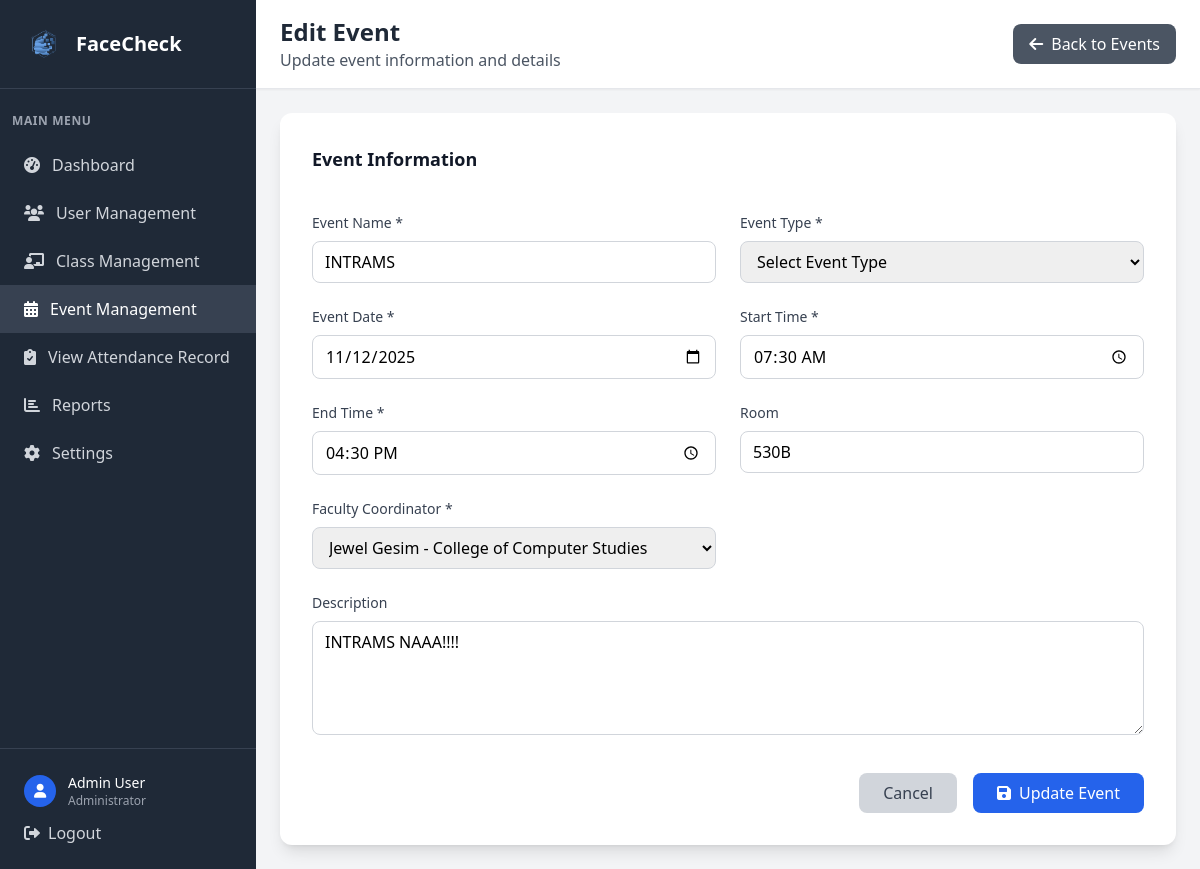
The page /admin/events/1/edit (signed in) on the database as committed earlier.
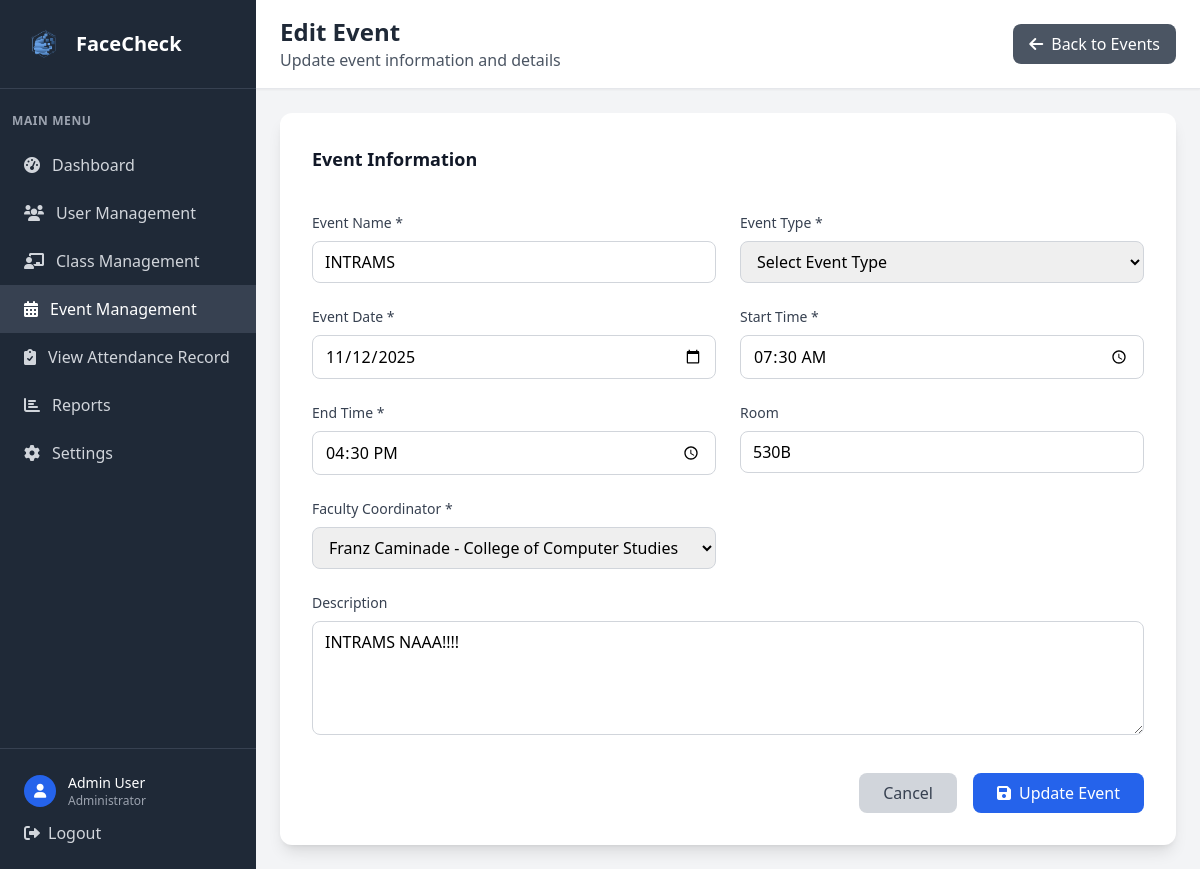
The same page on the database as committed later.
### tables this page shows
CREATE TABLE event (
            event_id INTEGER PRIMARY KEY AUTOINCREMENT,
            event_name VARCHAR(20) NOT NULL,
            description TEXT,
            event_date DATETIME NOT NULL,
            start_time TIME,
            end_time TIME,
            room VARCHAR(20),
            faculty_id INTEGER NOT NULL,
            FOREIGN KEY (faculty_id) REFERENCES faculty(faculty_id)
        );

CREATE TABLE user (
            user_id INTEGER PRIMARY KEY AUTOINCREMENT,
            idno VARCHAR(20) NOT NULL UNIQUE,
            firstname VARCHAR(50) NOT NULL,
            lastname VARCHAR(50) NOT NULL,
            role VARCHAR(10) NOT NULL CHECK (role IN ('admin', 'faculty', 'student')),
            password VARCHAR(255) NOT NULL,
            created_at DATETIME DEFAULT CURRENT_TIMESTAMP,
            is_active BOOLEAN DEFAULT 1,
            dept_id INTEGER,
            FOREIGN KEY (dept_id) REFERENCES department(dept_id)
        );

### app.py (the view, shortened to what this page needs)
@app.route('/admin/events/<int:event_id>/edit', methods=['GET', 'POST'])
def edit_event(event_id):
    if 'user_id' not in session or session['role'] != 'admin':
        return redirect(url_for('login'))
    conn = get_db_connection()
    event_info = conn.execute('''
        SELECT e.*, u.firstname, u.lastname, d.dept_name
        FROM event e
        JOIN faculty f ON e.faculty_id = f.faculty_id
        JOIN user u ON f.user_id = u.user_id
        LEFT JOIN department d ON u.dept_id = d.dept_id
        WHERE e.event_id = ?
    ''', (event_id,)).fetchone()
    faculty = conn.execute('''
        SELECT f.faculty_id, u.firstname, u.lastname, d.dept_name
        FROM faculty f
        JOIN user u ON f.user_id = u.user_id
        LEFT JOIN department d ON u.dept_id = d.dept_id
        WHERE u.is_active = 1
        ORDER BY u.firstname, u.lastname
    ''').fetchall()
    conn.close()
    return render_template('edit_event.html', event_info=event_info, faculty=faculty)

### app.py (called while the page is built)
def get_db_connection():
    try:
        conn = sqlite3.connect('facecheck.db', timeout=30.0)
        conn.row_factory = sqlite3.Row
        conn.execute('PRAGMA foreign_keys = ON')
        try:
            cur = conn.cursor()
            cur.execute("PRAGMA table_info(faculty)")
            columns = [row[1] for row in cur.fetchall()]
            if 'attendance_image' not in columns:
                cur.execute("ALTER TABLE faculty ADD COLUMN attendance_image VARCHAR(255)")
                conn.commit()
        except Exception:
            pass
        return conn
    except sqlite3.Error as e:
        print(f"Database connection error: {e}")
        raise

### templates/edit_event.html (shortened to what the changed rows need)
<!DOCTYPE html>
<html lang="en">
<head>
    <script src="https://cdn.tailwindcss.com"></script>
    <link href="https://cdnjs.cloudflare.com/ajax/libs/font-awesome/6.0.0/css/all.min.css" rel="stylesheet">
</head>
<body class="bg-gray-100">
    <div class="flex h-screen">
        <div class="w-64 bg-gray-800 text-white">
            <div class="p-6 border-b border-gray-700">
                <div class="flex items-center">
                    <h1 class="text-xl font-bold">FaceCheck</h1>
                </div>
            </div>
        </div>
        <div class="flex-1 flex flex-col overflow-hidden">
            <header class="bg-white shadow-sm border-b border-gray-200">
                <div class="px-6 py-4">
                    <div class="flex items-center justify-between">
                        <div>
                            <h2 class="text-2xl font-bold text-gray-800">Edit Event</h2>
                        </div>
                    </div>
                </div>
            </header>
            <main class="flex-1 overflow-y-auto p-6">
                <div class="max-w-4xl mx-auto">
                    <form method="POST" class="bg-white rounded-xl shadow-lg p-8">
                        <div class="grid grid-cols-1 md:grid-cols-2 gap-6">
                            <div>
                                <label for="event_name" class="block text-sm font-medium text-gray-700 mb-2">Event Name *</label>
                                <input type="text" id="event_name" name="event_name" required
                                       value="{{ event_info.event_name }}"
                                       class="w-full px-3 py-2 border border-gray-300 rounded-lg focus:ring-2 focus:ring-blue-500 focus:border-blue-500"
                                       placeholder="e.g., Annual Science Fair">
                            </div>
                            <div>
                                <label for="event_date" class="block text-sm font-medium text-gray-700 mb-2">Event Date *</label>
                                <input type="date" id="event_date" name="event_date" required
                                       value="{{ event_info.event_date }}"
                                       class="w-full px-3 py-2 border border-gray-300 rounded-lg focus:ring-2 focus:ring-blue-500 focus:border-blue-500">
                            </div>
                            <div>
                                <label for="start_time" class="block text-sm font-medium text-gray-700 mb-2">Start Time *</label>
                                <input type="time" id="start_time" name="start_time" required
                                       value="{{ event_info.start_time }}"
                                       class="w-full px-3 py-2 border border-gray-300 rounded-lg focus:ring-2 focus:ring-blue-500 focus:border-blue-500">
                            </div>
                            <div>
                                <label for="end_time" class="block text-sm font-medium text-gray-700 mb-2">End Time *</label>
                                <input type="time" id="end_time" name="end_time" required
                                       value="{{ event_info.end_time }}"
                                       class="w-full px-3 py-2 border border-gray-300 rounded-lg focus:ring-2 focus:ring-blue-500 focus:border-blue-500">
                            </div>
                            <div>
                                <label for="room" class="block text-sm font-medium text-gray-700 mb-2">Room</label>
                                <input type="text" id="room" name="room"
                                       value="{{ event_info.room or '' }}"
                                       class="w-full px-3 py-2 border border-gray-300 rounded-lg focus:ring-2 focus:ring-blue-500 focus:border-blue-500"
                                       placeholder="e.g., Room 101">
                            </div>
                            <div>
                                <label for="faculty_id" class="block text-sm font-medium text-gray-700 mb-2">Faculty Coordinator *</label>
                                <select id="faculty_id" name="faculty_id" required
                                        class="w-full px-3 py-2 border border-gray-300 rounded-lg focus:ring-2 focus:ring-blue-500 focus:border-blue-500">
                                    {% for faculty_member in faculty %}
                                    <option value="{{ faculty_member.faculty_id }}"
                                            {% if faculty_member.faculty_id == event_info.faculty_id %}selected{% endif %}>
                                        {{ faculty_member.firstname }} {{ faculty_member.lastname }}
                                    </option>
                                    {% endfor %}
                                </select>
                            </div>
                            <div class="md:col-span-2">
                                <label for="description" class="block text-sm font-medium text-gray-700 mb-2">Description</label>
                                <textarea id="description" name="description" rows="4"
                                          class="w-full px-3 py-2 border border-gray-300 rounded-lg focus:ring-2 focus:ring-blue-500 focus:border-blue-500"
                                          placeholder="Enter event description...">{{ event_info.description or '' }}</textarea>
                            </div>
                        </div>
                    </form>
                </div>
            </main>
        </div>
    </div>
</body>
</html>

Rows that differ between the two databases and show on the page:
changed event "INTRAMS": faculty_id "Jewel Gesim - College of Computer Studies" → "Franz Caminade - College of Computer Studies"
